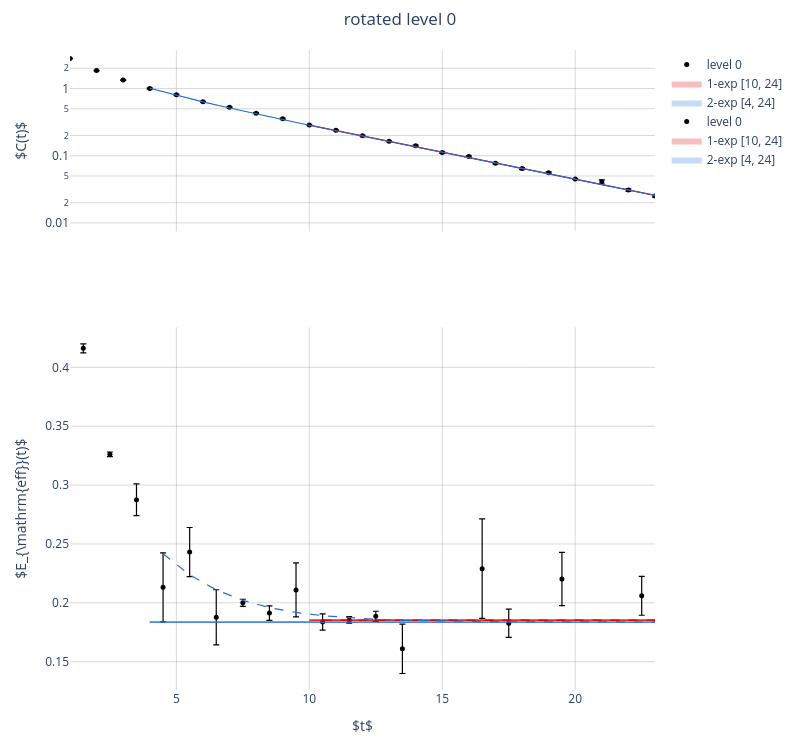

Write notebook code for a chart like this one.
### Markdown cell above
### Fits on the correlator plots

`FitOverlay(result, energy="E")` draws a finished fit. On $C(t)$: the model band and
line over the fit range. On $E_\mathrm{eff}$: the energy parameter as a flat band, and
the **model's own effective energy** (the same `effective_energy` applied to
`theory_series()`, dashed). A single exponential is flat; a two-exponential fit shows
the excited-state curvature it claims.

### Code cell
two = make_fit(level=0, tmin=4, tmax=24, model="2-exp").fit_full_sample()
summary("2-exp [4, 24] (Jacobian)", two)

level0 = R_diag.sel(operator=LEVELS[0])
level0 = level0.sel(time=[t for t in level0.coords["time"] if t <= 30])
fits = [
    FitOverlay(full, energy="E", label="1-exp [10, 24]", color="#d60000"),
    FitOverlay(two, energy="E", label="2-exp [4, 24]", color="#1f6fd6"),
]
plotter = CorrelatorPlotter(level0, labels=["level 0"], colors=["black"], style=SeriesStyle(max_rel_error=0.2))
show(plotter.plot_summary(fits=fits, time_extent=TIME_EXTENT, title="rotated level 0"))

### Figure 1 — Plotly figure (JSON) as saved in the notebook; plotly's stock layout.template omitted (floating-point values rounded to 4 significant figures)
{"data": [{"error_y": {"array": [0.0201, 0.01667, 0.01159, 0.01923, 0.01203, 0.00796, 0.009013, 0.008378, 0.008761, 0.003073, 0.003078, 0.00268, 0.00221, 0.003991, 0.002998, 0.002491, 0.001877, 0.002071, 0.001562, 0.0006357, 0.002942, 0.001126, 0.0009319, 0.003307, 0.001338, 0.001076, 0.001025, 0.0006347], "color": "rgb(0,0,0)", "thickness": 1.2, "type": "data", "visible": true, "width": 3}, "hoverinfo": "text", "hovertext": ["level 0<br>time=1: 2.80076 ± 0.02", "level 0<br>time=2: 1.84733 ± 0.017", "level 0<br>time=3: 1.33316 ± 0.012", "level 0<br>time=4: 1 ± 0.019", "level 0<br>time=5: 0.80807 ± 0.012", "level 0<br>time=6: 0.633689 ± 0.008", "level 0<br>time=7: 0.525238 ± 0.009", "level 0<br>time=8: 0.430019 ± 0.0084", "level 0<br>time=9: 0.35517 ± 0.0088", "level 0<br>time=10: 0.287625 ± 0.0031", "level 0<br>time=11: 0.239378 ± 0.0031", "level 0<br>time=12: 0.198851 ± 0.0027", "level 0<br>time=13: 0.164679 ± 0.0022", "level 0<br>time=14: 0.140197 ± 0.004", "level 0<br>time=15: 0.111344 ± 0.003", "level 0<br>time=16: 0.0970579 ± 0.0025", "level 0<br>time=17: 0.0771931 ± 0.0019", "level 0<br>time=18: 0.0643125 ± 0.0021", "level 0<br>time=19: 0.0560329 ± 0.0016", "level 0<br>time=20: 0.0449582 ± 0.00064", "level 0<br>time=21: 0.0408835 ± 0.0029", "level 0<br>time=22: 0.0309061 ± 0.0011", "level 0<br>time=23: 0.0251536 ± 0.00093", "level 0<br>time=24: 0.0188537 ± 0.0033", "level 0<br>time=25: 0.0192092 ± 0.0013", "level 0<br>time=26: 0.0136695 ± 0.0011", "level 0<br>time=27: 0.011895 ± 0.001", "level 0<br>time=28: 0.0105792 ± 0.00063"], "line": {"color": "rgb(0,0,0)"}, "marker": {"color": "rgb(0,0,0)", "size": 5, "symbol": "circle"}, "mode": "markers", "name": "level 0", "showlegend": true, "type": "scatter", "x": [1.0, 2.0, 3.0, 4.0, 5.0, 6.0, 7.0, 8.0, 9.0, 10.0, 11.0, 12.0, 13.0, 14.0, 15.0, 16.0, 17.0, 18.0, 19.0, 20.0, 21.0, 22.0, 23.0, 24.0, 25.0, 26.0, 27.0, 28.0], "xaxis": "x", "y": [2.801, 1.847, 1.333, 1.0, 0.8081, 0.6337, 0.5252, 0.43, 0.3552, 0.2876, 0.2394, 0.1989, 0.1647, 0.1402, 0.1113, 0.09706, 0.07719, 0.06431, 0.05603, 0.04496, 0.04088, 0.03091, 0.02515, 0.01885, 0.01921, 0.01367, 0.01189, 0.01058], "yaxis": "y"}, {"fill": "toself", "fillcolor": "rgba(214,0,0,0.25)", "hoverinfo": "skip", "line": {"color": "rgba(0,0,0,0)", "width": 0}, "mode": "lines", "name": "1-exp [10, 24]", "showlegend": true, "type": "scatter", "x": [10.0, 11.0, 12.0, 13.0, 14.0, 15.0, 16.0, 17.0, 18.0, 19.0, 20.0, 21.0, 22.0, 23.0, 24.0, 24.0, 23.0, 22.0, 21.0, 20.0, 19.0, 18.0, 17.0, 16.0, 15.0, 14.0, 13.0, 12.0, 11.0, 10.0], "xaxis": "x", "y": [0.2883, 0.2395, 0.1991, 0.1654, 0.1375, 0.1142, 0.09495, 0.07891, 0.06559, 0.05452, 0.04532, 0.03767, 0.03131, 0.02603, 0.02164, 0.02103, 0.02532, 0.03049, 0.03672, 0.04422, 0.05325, 0.06411, 0.0772, 0.09295, 0.1119, 0.1347, 0.1622, 0.1953, 0.235, 0.2829], "yaxis": "y"}, {"line": {"color": "rgb(214,0,0)", "dash": "solid", "width": 1.2}, "mode": "lines", "showlegend": false, "type": "scatter", "x": [10.0, 11.0, 12.0, 13.0, 14.0, 15.0, 16.0, 17.0, 18.0, 19.0, 20.0, 21.0, 22.0, 23.0, 24.0], "xaxis": "x", "y": [0.2856, 0.2373, 0.1972, 0.1638, 0.1361, 0.1131, 0.09395, 0.07806, 0.06485, 0.05388, 0.04477, 0.0372, 0.0309, 0.02568, 0.02133], "yaxis": "y"}, {"fill": "toself", "fillcolor": "rgba(31,111,214,0.25)", "hoverinfo": "skip", "line": {"color": "rgba(0,0,0,0)", "width": 0}, "mode": "lines", "name": "2-exp [4, 24]", "showlegend": true, "type": "scatter", "x": [4.0, 5.0, 6.0, 7.0, 8.0, 9.0, 10.0, 11.0, 12.0, 13.0, 14.0, 15.0, 16.0, 17.0, 18.0, 19.0, 20.0, 21.0, 22.0, 23.0, 24.0, 24.0, 23.0, 22.0, 21.0, 20.0, 19.0, 18.0, 17.0, 16.0, 15.0, 14.0, 13.0, 12.0, 11.0, 10.0, 9.0, 8.0, 7.0, 6.0, 5.0, 4.0], "xaxis": "x", "y": [1.015, 0.7975, 0.6378, 0.5166, 0.4222, 0.3472, 0.2867, 0.2373, 0.1969, 0.1635, 0.1359, 0.113, 0.09399, 0.07821, 0.06509, 0.05418, 0.04511, 0.03755, 0.03127, 0.02604, 0.02168, 0.02108, 0.02535, 0.03048, 0.03664, 0.04405, 0.05295, 0.06367, 0.07655, 0.09204, 0.1107, 0.1332, 0.1603, 0.1931, 0.2329, 0.2814, 0.341, 0.415, 0.508, 0.6276, 0.7852, 1.0], "yaxis": "y"}, {"line": {"color": "rgb(31,111,214)", "dash": "solid", "width": 1.2}, "mode": "lines", "showlegend": false, "type": "scatter", "x": [4.0, 5.0, 6.0, 7.0, 8.0, 9.0, 10.0, 11.0, 12.0, 13.0, 14.0, 15.0, 16.0, 17.0, 18.0, 19.0, 20.0, 21.0, 22.0, 23.0, 24.0], "xaxis": "x", "y": [1.008, 0.7914, 0.6327, 0.5123, 0.4186, 0.3441, 0.284, 0.2351, 0.195, 0.1619, 0.1345, 0.1118, 0.09301, 0.07738, 0.06438, 0.05357, 0.04458, 0.0371, 0.03087, 0.02569, 0.02138], "yaxis": "y"}, {"error_y": {"array": [0.003853, 0.001931, 0.01343, 0.02935, 0.02088, 0.02336, 0.003004, 0.00623, 0.02291, 0.006906, 0.002816, 0.004266, 0.02101, 0.04226, 0.01199, 0.02268, 0.01651], "color": "rgb(0,0,0)", "thickness": 1.2, "type": "data", "visible": true, "width": 3}, "hoverinfo": "text", "hovertext": ["level 0<br>time=1: 0.416151 ± 0.0039", "level 0<br>time=2: 0.326188 ± 0.0019", "level 0<br>time=3: 0.287552 ± 0.013", "level 0<br>time=4: 0.213106 ± 0.029", "level 0<br>time=5: 0.243091 ± 0.021", "level 0<br>time=6: 0.187707 ± 0.023", "level 0<br>time=7: 0.200022 ± 0.003", "level 0<br>time=8: 0.191234 ± 0.0062", "level 0<br>time=9: 0.210937 ± 0.023", "level 0<br>time=10: 0.183614 ± 0.0069", "level 0<br>time=11: 0.18549 ± 0.0028", "level 0<br>time=12: 0.188558 ± 0.0043", "level 0<br>time=13: 0.160947 ± 0.021", "level 0<br>time=16: 0.228997 ± 0.042", "level 0<br>time=17: 0.182557 ± 0.012", "level 0<br>time=19: 0.220206 ± 0.023", "level 0<br>time=22: 0.20595 ± 0.017"], "line": {"color": "rgb(0,0,0)"}, "marker": {"color": "rgb(0,0,0)", "size": 5, "symbol": "circle"}, "mode": "markers", "name": "level 0", "showlegend": true, "type": "scatter", "x": [1.5, 2.5, 3.5, 4.5, 5.5, 6.5, 7.5, 8.5, 9.5, 10.5, 11.5, 12.5, 13.5, 16.5, 17.5, 19.5, 22.5], "xaxis": "x2", "y": [0.4162, 0.3262, 0.2876, 0.2131, 0.2431, 0.1877, 0.2, 0.1912, 0.2109, 0.1836, 0.1855, 0.1886, 0.1609, 0.229, 0.1826, 0.2202, 0.206], "yaxis": "y2"}, {"fill": "toself", "fillcolor": "rgba(214,0,0,0.25)", "hoverinfo": "skip", "line": {"color": "rgba(0,0,0,0)", "width": 0}, "mode": "lines", "name": "1-exp [10, 24]", "showlegend": true, "type": "scatter", "x": [10.0, 24.0, 24.0, 10.0], "xaxis": "x2", "y": [0.186, 0.186, 0.1846, 0.1846], "yaxis": "y2"}, {"line": {"color": "rgb(214,0,0)", "dash": "solid", "width": 1.2}, "mode": "lines", "showlegend": false, "type": "scatter", "x": [10, 24], "xaxis": "x2", "y": [0.1853, 0.1853], "yaxis": "y2"}, {"line": {"color": "rgb(214,0,0)", "dash": "dash", "width": 1.2}, "mode": "lines", "showlegend": false, "type": "scatter", "x": [10.5, 11.5, 12.5, 13.5, 14.5, 15.5, 16.5, 17.5, 18.5, 19.5, 20.5, 21.5, 22.5, 23.5], "xaxis": "x2", "y": [0.1853, 0.1853, 0.1853, 0.1853, 0.1853, 0.1853, 0.1853, 0.1853, 0.1853, 0.1853, 0.1853, 0.1853, 0.1853, 0.1853], "yaxis": "y2"}, {"fill": "toself", "fillcolor": "rgba(31,111,214,0.25)", "hoverinfo": "skip", "line": {"color": "rgba(0,0,0,0)", "width": 0}, "mode": "lines", "name": "2-exp [4, 24]", "showlegend": true, "type": "scatter", "x": [4.0, 24.0, 24.0, 4.0], "xaxis": "x2", "y": [0.1845, 0.1845, 0.1828, 0.1828], "yaxis": "y2"}, {"line": {"color": "rgb(31,111,214)", "dash": "solid", "width": 1.2}, "mode": "lines", "showlegend": false, "type": "scatter", "x": [4, 24], "xaxis": "x2", "y": [0.1836, 0.1836], "yaxis": "y2"}, {"line": {"color": "rgb(31,111,214)", "dash": "dash", "width": 1.2}, "mode": "lines", "showlegend": false, "type": "scatter", "x": [4.5, 5.5, 6.5, 7.5, 8.5, 9.5, 10.5, 11.5, 12.5, 13.5, 14.5, 15.5, 16.5, 17.5, 18.5, 19.5, 20.5, 21.5, 22.5, 23.5], "xaxis": "x2", "y": [0.2417, 0.2238, 0.211, 0.2021, 0.1959, 0.1918, 0.1891, 0.1872, 0.186, 0.1852, 0.1846, 0.1843, 0.1841, 0.1839, 0.1838, 0.1837, 0.1837, 0.1837, 0.1837, 0.1836], "yaxis": "y2"}], "layout": {"height": 750, "legend": {"borderwidth": 0, "orientation": "v"}, "margin": {"b": 60, "l": 70, "r": 30, "t": 50}, "showlegend": true, "title": {"text": "rotated level 0", "x": 0.5, "xanchor": "center"}, "width": 800, "xaxis": {"anchor": "y", "domain": [0, 1], "gridcolor": "rgba(128,128,128,0.3)", "matches": "x2", "range": [0.5, 28.5], "showgrid": true, "showticklabels": false, "title": {"text": ""}}, "xaxis2": {"anchor": "y2", "domain": [0, 1], "gridcolor": "rgba(128,128,128,0.3)", "range": [1, 23], "showgrid": true, "title": {"text": "$t$"}}, "yaxis": {"anchor": "x", "domain": [0.7167, 1], "gridcolor": "rgba(128,128,128,0.3)", "range": [-2.125, 0.573], "showgrid": true, "title": {"text": "$C(t)$"}, "type": "log"}, "yaxis2": {"anchor": "x2", "domain": [0, 0.5667], "gridcolor": "rgba(128,128,128,0.3)", "range": [0.1259, 0.434], "showgrid": true, "title": {"text": "$E_{\\mathrm{eff}}(t)$"}, "type": "linear"}}}
